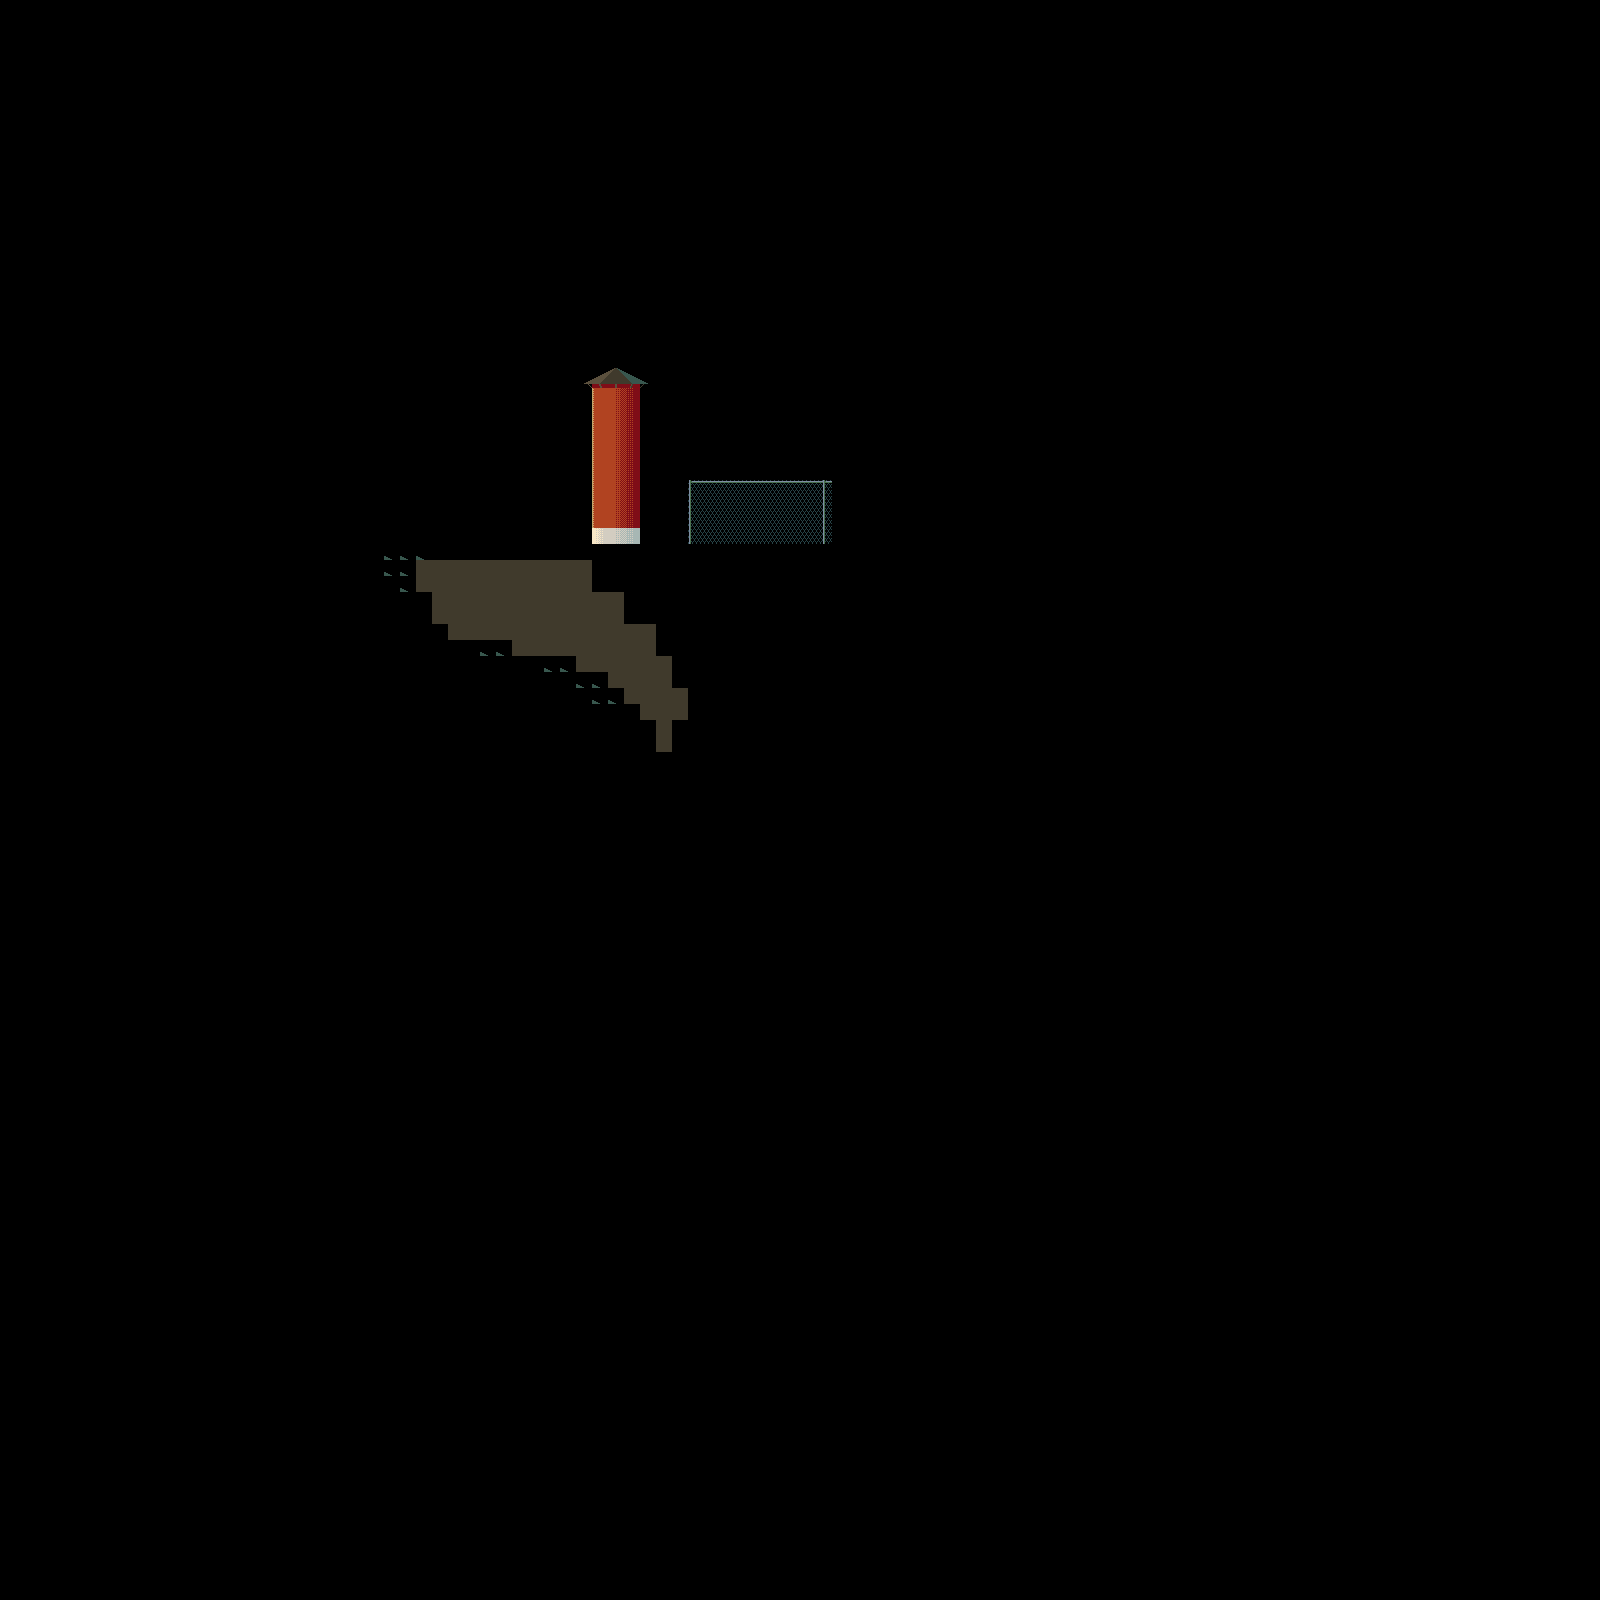

The image is a tile-based game level rendered from a .tmx file. Its description and source (layers, tilesets, objects; grid data summarised) follow:
An orthogonal 100x100 tile map with 16x16 px tiles, 1 tile layer (Tile Layer 1).

<map version="1.5" tiledversion="1.7.2" orientation="orthogonal" renderorder="right-down" width="100" height="100" tilewidth="16" tileheight="16" infinite="0" nextlayerid="2" nextobjectid="1">
 <tileset firstgid="1" source="Village4.tsx" />
 <layer id="1" name="Tile Layer 1" width="100" height="100">
  <data>[10000 cells, 174 non-empty, 29 distinct tile ids]</data>
 </layer>
</map>
